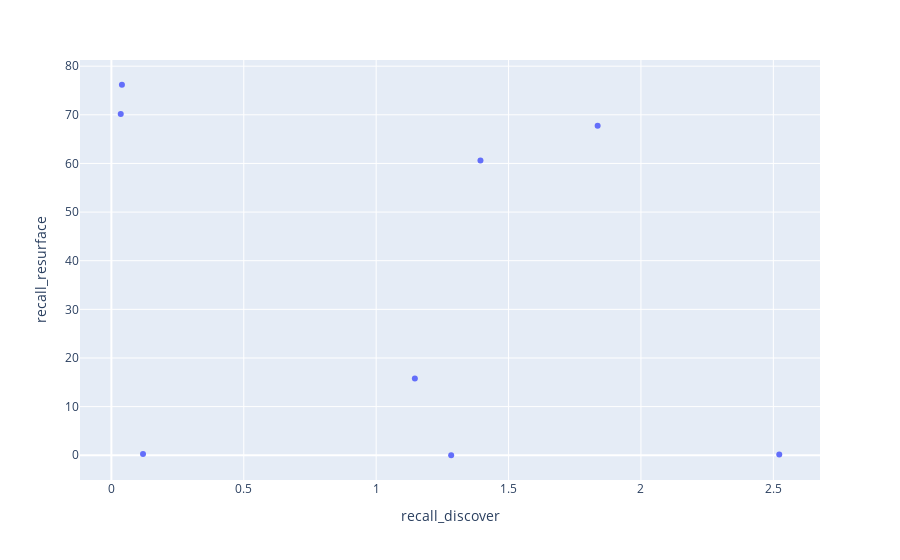

The notebook cell this image was saved under:
### Code cell
fig = px.scatter(data_frame=results_df,
                 x='recall_discover',
                 y='recall_resurface',
                hover_name='index')
#                  hover_name='title',)
fig.show()

### Figure 1 — Plotly figure (JSON) as saved in the notebook; plotly's stock layout.template omitted (floating-point values rounded to 4 significant figures)
{"data": [{"hovertemplate": "<b>%{hovertext}</b><br><br>recall_discover=%{x}<br>recall_resurface=%{y}<extra></extra>", "hovertext": ["Popularity", "Recent", "Frequent", "Implicit", "Implicit_filtered", "bm25", "bm25_filtered", "interleaved"], "legendgroup": "", "marker": {"color": "#636efa", "symbol": "circle"}, "mode": "markers", "name": "", "orientation": "v", "showlegend": false, "type": "scatter", "x": [0.1195, 0.03983, 0.0354, 1.146, 1.283, 1.394, 2.522, 1.836], "xaxis": "x", "y": [0.2624, 76.18, 70.18, 15.79, 0, 60.58, 0.1365, 67.75], "yaxis": "y"}], "layout": {"legend": {"tracegroupgap": 0}, "margin": {"t": 60}, "xaxis": {"anchor": "y", "domain": [0, 1], "title": {"text": "recall_discover"}}, "yaxis": {"anchor": "x", "domain": [0, 1], "title": {"text": "recall_resurface"}}}}
